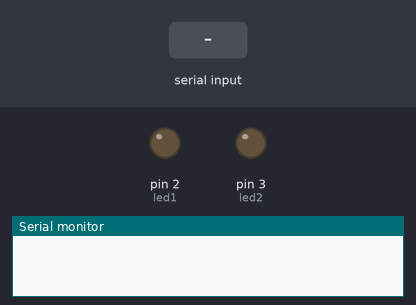
A sketch run on a simulated Arduino Uno, built with avr-gcc and run on an emulated ATmega328P. Parts: output pins drawn as LEDs (lit = HIGH), the last lines printed to the serial monitor. The inputs (shaded band) are chosen by the test bench.

Above: at 1.2 s.
1.3 s: "Green lights on" received over Serial
At 2.6 s:
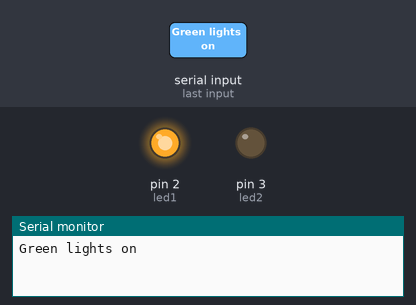
2.9 s: "Red lights on" received over Serial
At 3.3 s:
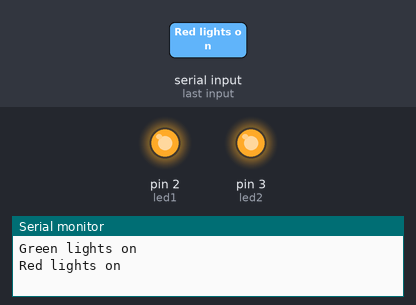
4.5 s: "Green lights off" received over Serial
At 5.7 s:
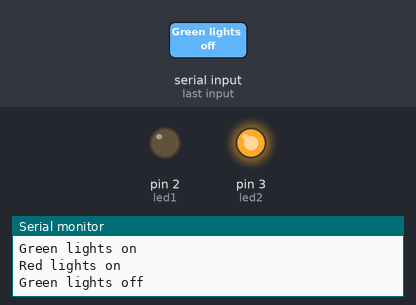
Timing chart, 0 to 7.5 s (numbered marks = the images above; inputs shaded):
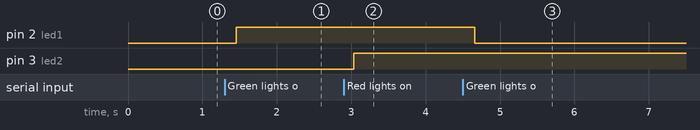

Measured:
- after the input at 1.3 s, pin 2 (led1): LOW → HIGH after 0.15 s
- after the input at 2.9 s, pin 3 (led2): LOW → HIGH after 0.13 s
- after the input at 4.5 s, pin 2 (led1): HIGH → LOW after 0.16 s

The sketch:

sketch_nov27c.ino
```cpp
String voice;

int led1 = 2;
int led2 = 3;

void allon() {
  digitalWrite(led1, HIGH);
  digitalWrite(led2, HIGH);
}

void alloff() {
  digitalWrite(led1, LOW);
  digitalWrite(led2, LOW);
}

void setup() {
  Serial.begin(9600);
  pinMode(led1, OUTPUT);
  pinMode(led2, OUTPUT);
}

void loop() {

  while (Serial.available()) {
    delay(10);
    char c = Serial.read();
    if (c == '#') {
      break;
    }
    voice += c;
  }

  if (voice.length() > 0) {
    Serial.println(voice);

    if (voice == "Green lights on") {
      digitalWrite(led1, HIGH);
    }
    else if (voice == "Green lights off") {
      digitalWrite(led1, LOW);
    }
    else if (voice == "Red lights on") {
      digitalWrite(led2, HIGH);
    }
    else if (voice == "Red lights off") {
      digitalWrite(led2, LOW);
    }
    else if (voice == "*All on") {
      allon();
    }
    else if (voice == "*All off") {
      alloff();
    }

    voice = "";
  }
}
```
